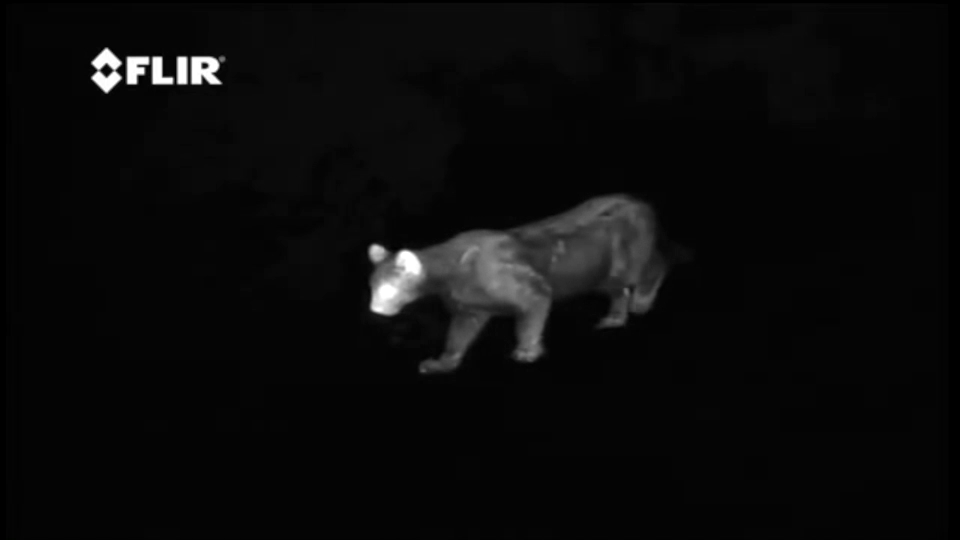
#> input picture frame 39 of software/Test_lepton.mp4, 960 x 540 px
$ python recognize.py   (Python 2 division)   (older library calls are emulated)
#> lines starting #> are read from the running program, lines starting #| are printed output that depends on the picture; after the words box and inside, x2 and y2 are one past the last pixel; in counts of white or black regions, pixels touching at a corner belong together
# -*-coding:utf-8 -*
import traceback
import numpy as np
import cv2
import glob, os, sys, time, datetime


cap = cv2.VideoCapture('Test_lepton.mp4')

#création du masque pour enlever le background
fgbg = cv2.createBackgroundSubtractorMOG2()

# Set up the detector with default parameters.
detector = cv2.SimpleBlobDetector_create()

while(1):
    #capture de l'image de la video
    ret, frame = cap.read()
#> frame is the input picture: shape (540, 960, 3); mean B, G, R 10.4, 10.4, 10.4

    #soustraction du background et obtention d'un nouvelle image filtrée
    gmask = fgbg.apply(frame)
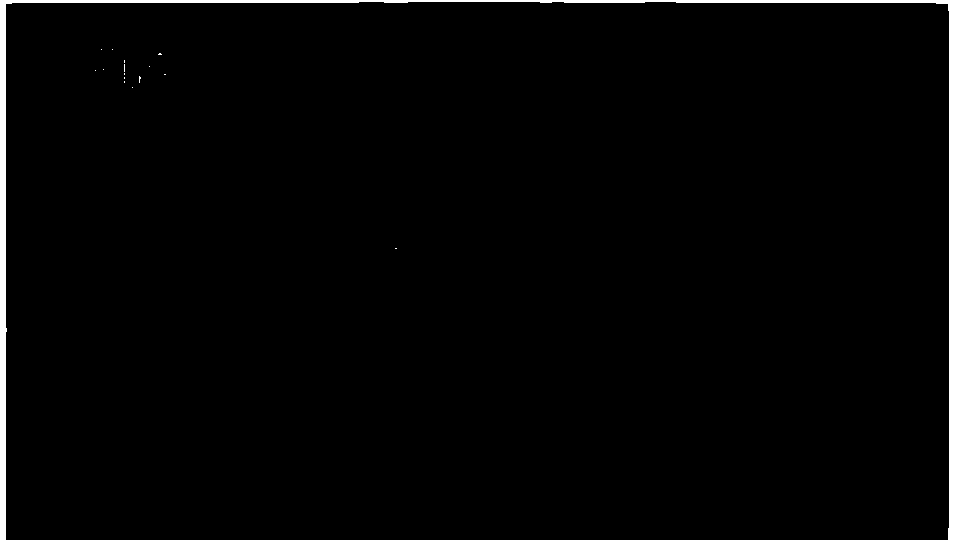
#> gmask: shape (540, 960); values 127 (black) and 255 (white), 2.3% white; 16 white regions (15 under 20 px), largest, box (x1, y1, x2, y2) and area: (0, 0, 960, 540) 11851

    # Detecte les blobs
    keypoints = detector.detect(gmask)
#> keypoints = ()

    # Draw detected blobs as red circles.
    # cv2.DRAW_MATCHES_FLAGS_DRAW_RICH_KEYPOINTS ensures the size of the circle corresponds to the size of blob
    im_with_keypoints = cv2.drawKeypoints(gmask, keypoints, np.array([]), (0,0,255), cv2.DRAW_MATCHES_FLAGS_DRAW_RICH_KEYPOINTS)

    thresh = cv2.threshold(gmask, 25, 255, cv2.THRESH_BINARY)[1]
#> thresh: shape (540, 960); every value is 255
    thresh = cv2.dilate(thresh, None, iterations=2)
    _, contours, _ = cv2.findContours(thresh.copy(), cv2.RETR_EXTERNAL, cv2.CHAIN_APPROX_SIMPLE)
#> contours = [[[0, 0], [0, 539], [959, 539], [959, 0]]]


    for c in contours:
		# if the contour is too small, ignore it
		if cv2.contourArea(c) < 100:
			continue

		# compute the bounding box for the contour, draw it on the frame,
		# and update the text
		(x, y, w, h) = cv2.boundingRect(c)
		cv2.rectangle(gmask, (x, y), (x + w, y + h), (255, 255, 255), 2)
#> this loop made 1 pass
#> (c, x, y, w, h) on pass 1: ([[0, 0], [0, 539], [959, 539], [959, 0]], 0, 0, 960, 540)
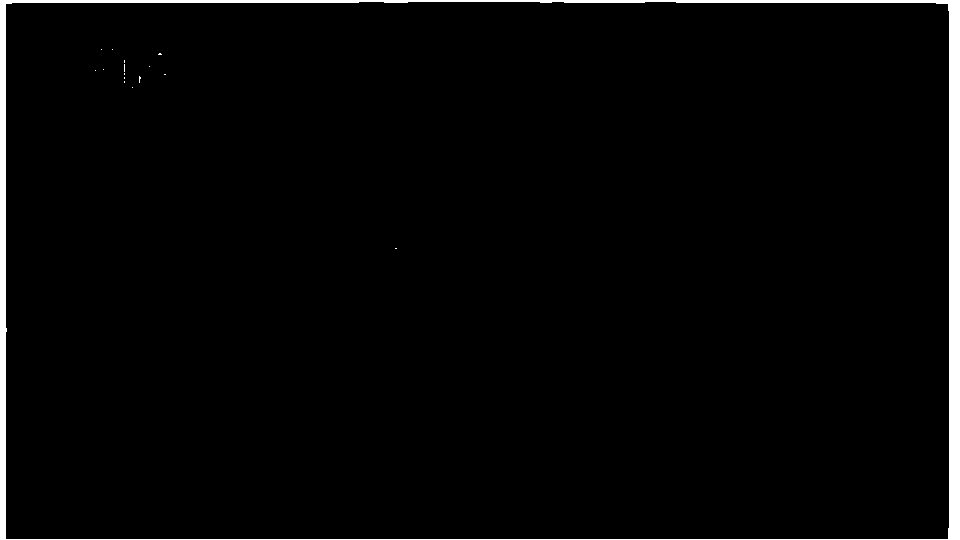
#> gmask: shape (540, 960); values 127 (black) and 255 (white), 2.5% white; 16 white regions (15 under 20 px), largest, box (x1, y1, x2, y2) and area: (0, 0, 960, 540) 12793

    """
    if len(contours) > 0:


        rect = cv2.minAreaRect(cnt)
        box = cv2.boxPoints(rect)
        box = np.int0(box)

        for i in range(0,len(contours)):
            cnt = contours[i]
            x,y,w,h = cv2.boundingRect(cnt)
            cv2.rectangle(gmask,(x,y),(x+w,y+h),(0,255,0),2)
        #cv2.drawContours(gmask,[box],0,(0,255,0),2)
        #cv2.drawContours(gmask,(x,y),0,(0,255,0),2)
    """

    #Affichage de l'image
    cv2.imshow('frame',gmask)
    k = cv2.waitKey(30) & 0xff
#> (key Esc is pressed here)
    if k == 's':
        break

cap.release()
cv2.destroyAllWindows()
